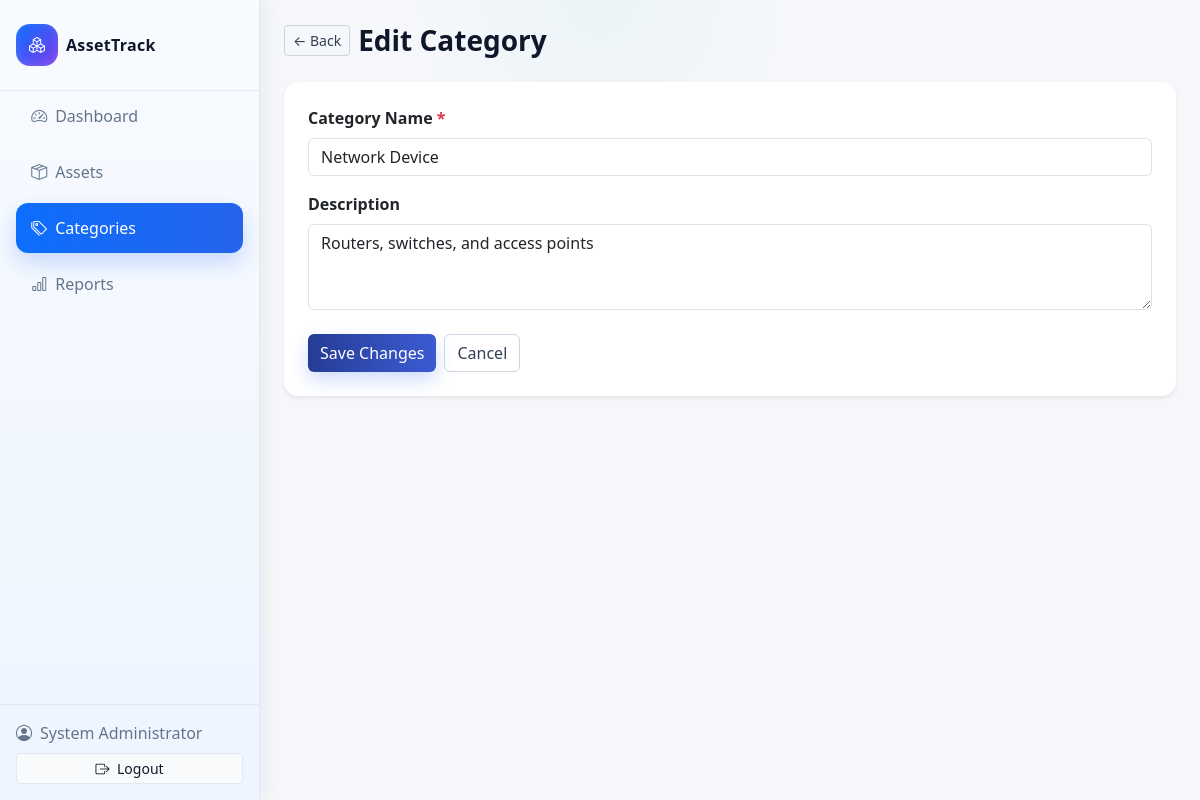
Page /categories/edit.php?id=5 (signed in) on the committed database.
### tables this page shows
CREATE TABLE categories (
    id INT UNSIGNED AUTO_INCREMENT PRIMARY KEY,
    name VARCHAR(100) NOT NULL UNIQUE,
    description TEXT NULL,
    created_at TIMESTAMP DEFAULT CURRENT_TIMESTAMP
);

### config/db.php (called while the page is built, shortened)
<?php
function getDB() {
    static $pdo = null;
    if ($pdo === null) {
        try {
            $dsn = "mysql:host=" . DB_HOST . ";dbname=" . DB_NAME . ";charset=utf8mb4";
            $options = [
                PDO::ATTR_ERRMODE            => PDO::ERRMODE_EXCEPTION,
                PDO::ATTR_DEFAULT_FETCH_MODE => PDO::FETCH_ASSOC,
                PDO::ATTR_EMULATE_PREPARES   => false,
            ];
            $pdo = new PDO($dsn, DB_USER, DB_PASS, $options);
        } catch (PDOException $e) {
            die("Database Connection Failed: " . $e->getMessage());
        }
    }
    return $pdo;
}

### models/Category.php (called while the page is built, shortened)
<?php
require_once __DIR__ . '/../config/db.php';
class Category {
    public static function getById($id) {
        try {
            $stmt = getDB()->prepare("SELECT * FROM categories WHERE id = ? LIMIT 1");
            $stmt->execute([$id]);
            return $stmt->fetch();
        } catch (PDOException $e) {
            return false;
        }
    }
}

### categories/edit.php (the view, shortened to what this page needs)
<?php
require_once '../config/db.php';
require_once '../models/Category.php';
$id       = (int)($_GET['id'] ?? $_POST['id'] ?? 0);
$category = Category::getById($id);
$errors = [];
require_once '../includes/header.php';
?>
<div class="d-flex align-items-center gap-2 mb-4">
    <a href="<?= BASE_URL ?>/categories/index.php" class="btn btn-outline-secondary btn-sm">
        &larr; Back
    </a>
    <h1 class="h3 fw-bold mb-0">Edit Category</h1>
</div>
<div class="card border-0 shadow-sm">
    <div class="card-body p-4">
        <form method="POST" action="" novalidate>
            <div class="mb-3">
                <label class="form-label fw-semibold">Category Name <span class="text-danger">*</span></label>
                <input type="text" name="name"
                       class="form-control <?= isset($errors['name']) ? 'is-invalid' : '' ?>"
                       value="<?= htmlspecialchars($category['name']) ?>">
            </div>
            <div class="mb-4">
                <label class="form-label fw-semibold">Description</label>
                <textarea name="description" class="form-control" rows="3"><?= htmlspecialchars($category['description'] ?? '') ?></textarea>
            </div>
            <div class="d-flex gap-2">
                <button type="submit" class="btn btn-primary">Save Changes</button>
                <a href="<?= BASE_URL ?>/categories/index.php" class="btn btn-outline-secondary">Cancel</a>
            </div>
        </form>
    </div>
</div>
<?php require_once '../includes/footer.php'; ?>

### css/custom.css (style rules this page uses)
:root { --bap-sunset-orange: #f36b2e; --bap-mango: #f59a1e; --bap-ocean-water: #c4e7e5; --bap-brilliant-blue: #253c96; --bap-oiler-navy: #19244e; --bg-soft: #f5f7fb; --surface: #ffffff; --surface-muted: #f8fafc; --text-main: #0f172a; --text-muted: #64748b; --border-soft: #e2e8f0; --shadow-soft: 0 12px 30px rgba(15, 23, 42, 0.06); --shadow-hover: 0 18px 38px rgba(15, 23, 42, 0.1); --sidebar-active: linear-gradient(90deg, #0d6efd, #2563eb); }
html, body { height: 100%; overflow: hidden; }
body { background: radial-gradient(circle at top, rgba(196, 231, 229, 0.18), transparent 18%), var(--bg-soft); color: var(--text-main); overflow-x: hidden; }
.btn-primary { background: linear-gradient(90deg, var(--bap-brilliant-blue), #3b5bd3); border: 0; box-shadow: 0 8px 18px rgba(37, 99, 235, 0.22); }
.btn-outline-secondary { color: #334155; border-color: #cbd5e1; }
.card { border: 1px solid var(--border-soft); border-radius: 0.9rem; background: var(--surface); box-shadow: var(--shadow-soft); transition: box-shadow 0.2s ease; }

### includes/header.php (style rules this page uses)
html, body { height: 100%; overflow: hidden; margin: 0; padding: 0; }

### rows in the picture
categories: name "Network Device", description "Routers, switches, and access points"

### other values in the picture
currentUser()['name'] "System Administrator"
